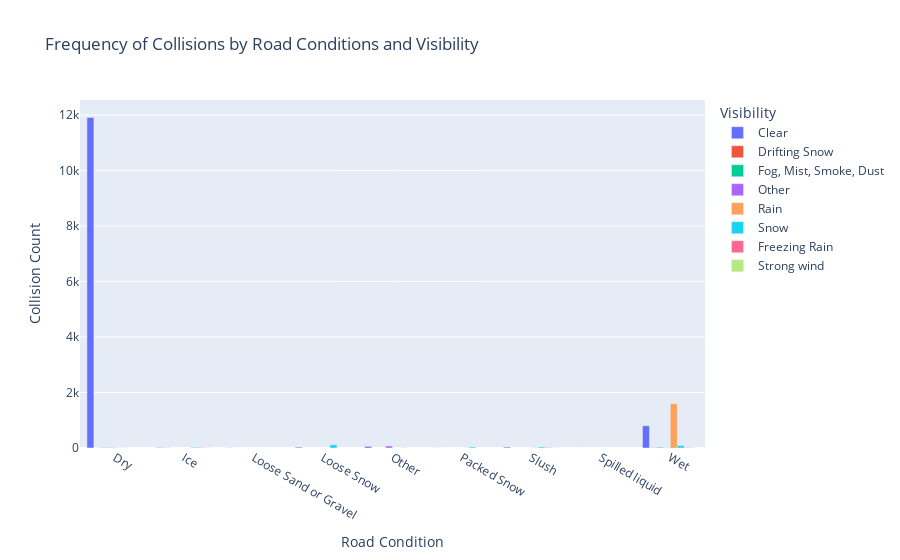

Notebook source saved alongside this figure:
### Code cell
condition_counts = df.groupby(['RDSFCOND', 'VISIBILITY']).size().reset_index(name='Frequency')

# Create a bar plot using Plotly
fig = px.bar(condition_counts, x='RDSFCOND', y='Frequency', color='VISIBILITY',
             title='Frequency of Collisions by Road Conditions and Visibility',
             labels={'Frequency': 'Collision Count', 'RDSFCOND': 'Road Condition', 'VISIBILITY': 'Visibility'},
             barmode='group')

# Show the plot

fig.show()

### Figure 1 — Plotly figure (JSON) as saved in the notebook; plotly's stock layout.template omitted (floating-point values rounded to 4 significant figures)
{"data": [{"alignmentgroup": "True", "hovertemplate": "Visibility=Clear<br>Road Condition=%{x}<br>Collision Count=%{y}<extra></extra>", "legendgroup": "Clear", "marker": {"color": "#636efa", "pattern": {"shape": ""}}, "name": "Clear", "offsetgroup": "Clear", "orientation": "v", "showlegend": true, "textposition": "auto", "type": "bar", "x": ["Dry", "Ice", "Loose Sand or Gravel", "Loose Snow", "Other", "Packed Snow", "Slush", "Spilled liquid", "Wet"], "xaxis": "x", "y": [11915, 16, 5, 31, 58, 3, 33, 1, 802], "yaxis": "y"}, {"alignmentgroup": "True", "hovertemplate": "Visibility=Drifting Snow<br>Road Condition=%{x}<br>Collision Count=%{y}<extra></extra>", "legendgroup": "Drifting Snow", "marker": {"color": "#EF553B", "pattern": {"shape": ""}}, "name": "Drifting Snow", "offsetgroup": "Drifting Snow", "orientation": "v", "showlegend": true, "textposition": "auto", "type": "bar", "x": ["Dry", "Ice", "Wet"], "xaxis": "x", "y": [2, 5, 10], "yaxis": "y"}, {"alignmentgroup": "True", "hovertemplate": "Visibility=Fog, Mist, Smoke, Dust<br>Road Condition=%{x}<br>Collision Count=%{y}<extra></extra>", "legendgroup": "Fog, Mist, Smoke, Dust", "marker": {"color": "#00cc96", "pattern": {"shape": ""}}, "name": "Fog, Mist, Smoke, Dust", "offsetgroup": "Fog, Mist, Smoke, Dust", "orientation": "v", "showlegend": true, "textposition": "auto", "type": "bar", "x": ["Dry", "Wet"], "xaxis": "x", "y": [17, 27], "yaxis": "y"}, {"alignmentgroup": "True", "hovertemplate": "Visibility=Other<br>Road Condition=%{x}<br>Collision Count=%{y}<extra></extra>", "legendgroup": "Other", "marker": {"color": "#ab63fa", "pattern": {"shape": ""}}, "name": "Other", "offsetgroup": "Other", "orientation": "v", "showlegend": true, "textposition": "auto", "type": "bar", "x": ["Dry", "Other", "Wet"], "xaxis": "x", "y": [12, 73, 6], "yaxis": "y"}, {"alignmentgroup": "True", "hovertemplate": "Visibility=Rain<br>Road Condition=%{x}<br>Collision Count=%{y}<extra></extra>", "legendgroup": "Rain", "marker": {"color": "#FFA15A", "pattern": {"shape": ""}}, "name": "Rain", "offsetgroup": "Rain", "orientation": "v", "showlegend": true, "textposition": "auto", "type": "bar", "x": ["Dry", "Packed Snow", "Slush", "Wet"], "xaxis": "x", "y": [2, 3, 8, 1600], "yaxis": "y"}, {"alignmentgroup": "True", "hovertemplate": "Visibility=Snow<br>Road Condition=%{x}<br>Collision Count=%{y}<extra></extra>", "legendgroup": "Snow", "marker": {"color": "#19d3f3", "pattern": {"shape": ""}}, "name": "Snow", "offsetgroup": "Snow", "orientation": "v", "showlegend": true, "textposition": "auto", "type": "bar", "x": ["Dry", "Ice", "Loose Snow", "Other", "Packed Snow", "Slush", "Wet"], "xaxis": "x", "y": [2, 24, 113, 4, 34, 37, 89], "yaxis": "y"}, {"alignmentgroup": "True", "hovertemplate": "Visibility=Freezing Rain<br>Road Condition=%{x}<br>Collision Count=%{y}<extra></extra>", "legendgroup": "Freezing Rain", "marker": {"color": "#FF6692", "pattern": {"shape": ""}}, "name": "Freezing Rain", "offsetgroup": "Freezing Rain", "orientation": "v", "showlegend": true, "textposition": "auto", "type": "bar", "x": ["Ice", "Slush", "Wet"], "xaxis": "x", "y": [15, 14, 12], "yaxis": "y"}, {"alignmentgroup": "True", "hovertemplate": "Visibility=Strong wind<br>Road Condition=%{x}<br>Collision Count=%{y}<extra></extra>", "legendgroup": "Strong wind", "marker": {"color": "#B6E880", "pattern": {"shape": ""}}, "name": "Strong wind", "offsetgroup": "Strong wind", "orientation": "v", "showlegend": true, "textposition": "auto", "type": "bar", "x": ["Ice", "Slush", "Wet"], "xaxis": "x", "y": [3, 2, 3], "yaxis": "y"}], "layout": {"barmode": "group", "legend": {"title": {"text": "Visibility"}, "tracegroupgap": 0}, "title": {"text": "Frequency of Collisions by Road Conditions and Visibility"}, "xaxis": {"anchor": "y", "domain": [0, 1], "title": {"text": "Road Condition"}}, "yaxis": {"anchor": "x", "domain": [0, 1], "title": {"text": "Collision Count"}}}}
